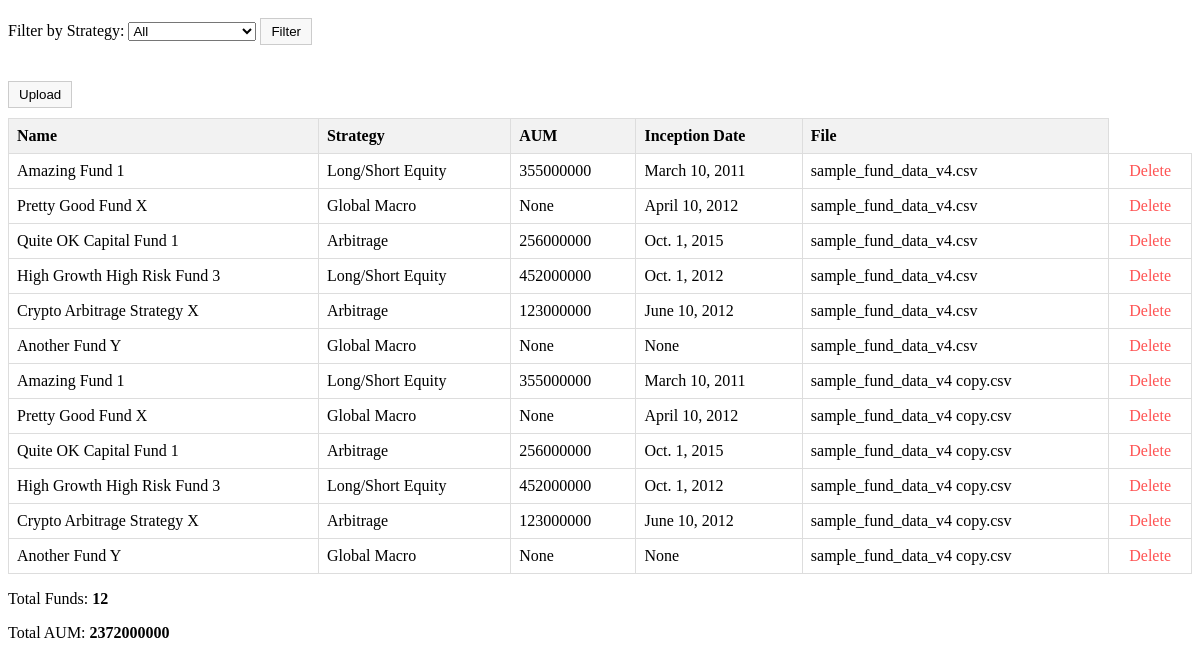
The page / on the database its author committed.
### funds/models.py (models this page shows, shortened)
class Fund(models.Model):
    id = models.UUIDField(primary_key=True, default=uuid.uuid4, editable=False)
    name = models.CharField(max_length=255)
    strategy = models.CharField(max_length=100)
    aum = models.DecimalField(max_digits=20, decimal_places=0, null=True, blank=True)
    inception_date = models.DateField(null=True, blank=True)
    file_name = models.CharField(max_length=255, null=True, blank=True)
    @classmethod
    def total_aum(cls, strategy=None):
        funds = cls.objects.all()
        if strategy:
            funds = funds.filter(strategy=strategy)
        return funds.aggregate(total=Sum('aum'))['total'] or 0

### funds/views.py (the view)
# urls.py: path('', fund_list, name='fund-list'),
@log_execution_time
def fund_list(request):
    try:
        strategy_filter = request.GET.get("strategy")
        funds = Fund.objects.all()
        if strategy_filter:
            funds = funds.filter(strategy=strategy_filter)
        total_aum = Fund.total_aum(strategy_filter)
        total_funds = funds.count()
        unique_strategies = Fund.objects.values_list("strategy", flat=True).distinct()
        return render(request, "fund_list.html", {
            "funds": funds,
            "total_aum": total_aum,
            "total_funds": total_funds,
            "strategies": unique_strategies,
        })
    except Fund.DoesNotExist:
        return HttpResponseNotFound("Funds not found for the given strategy.")
    except Exception as e:
        messages.error(request, f"An error occurred while fetching funds: {str(e)}")
        return HttpResponseServerError("An error occurred while processing your request.")

### funds/utils/utils.py (called while the page is built)
def log_execution_time(func):
    @wraps(func)
    def wrapper(*args, **kwargs):
        start_time = time.time()
        response = func(*args, **kwargs)
        elapsed_time = time.time() - start_time
        if len(args) > 1:
            request = args[1]
        else:
            request = args[0]
        logger.info(f"⏳ {func.__name__}: {request.method} {request.path} took {elapsed_time:.4f} seconds")
        return response
    return wrapper

### templates/fund_list.html (shortened to what this page needs)
<form method="get">
  <label for="strategy">Filter by Strategy:</label>
  <select name="strategy" id="strategy">
    <option value="">All</option>
  </select>
  <button type="submit">Filter</button>
</form>
<button type="button" onclick="window.location.href='{% url 'upload-funds' %}';">Upload</button>
<table>
  <tr>
    <th>Name</th>
    <th>Strategy</th>
    <th>AUM</th>
    <th>Inception Date</th>
    <th>File</th>
  </tr>
  {% for fund in funds %}
  <tr>
    <td>{{ fund.name }}</td>
    <td>{{ fund.strategy }}</td>
    <td>{{ fund.aum }}</td>
    <td>{{ fund.inception_date }}</td>
    <td>{{ fund.file_name }}</td>
    <td>
      <a href="{% url 'delete-fund' fund.id %}" onclick="return confirm('Are you sure you want to delete this fund?');">
        Delete
      </a>
    </td>
  </tr>
  {% endfor %}
</table>
<p>Total Funds: <strong>{{ total_funds }}</strong></p>
<p>Total AUM: <strong>{{ total_aum }}</strong></p>

### templates/fund_list.html (style rules this page uses)
table { width: 100%; border-collapse: collapse; }
th, td { border: 1px solid #ddd; padding: 8px; text-align: left; white-space: nowrap; }
th { background-color: #f2f2f2; }
td:last-child { text-align: center; }
a { text-decoration: none; color: rgba(255, 62, 62, 0.894); }
button { margin: 10px 0; padding: 5px 10px; border: 1px solid #ccc; background-color: #f8f8f8; cursor: pointer; }

### rows shown on the page
Fund: name "Amazing Fund 1", strategy "Long/Short Equity", aum "355000000", inception_date "March 10, 2011", file_name "sample_fund_data_v4.csv"
Fund: name "Pretty Good Fund X", strategy "Global Macro", aum "None", inception_date "April 10, 2012", file_name "sample_fund_data_v4.csv"
Fund: name "Quite OK Capital Fund 1", strategy "Arbitrage", aum "256000000", inception_date "Oct. 1, 2015", file_name "sample_fund_data_v4.csv"
Fund: name "High Growth High Risk Fund 3", strategy "Long/Short Equity", aum "452000000", inception_date "Oct. 1, 2012", file_name "sample_fund_data_v4.csv"
Fund: name "Crypto Arbitrage Strategy X", strategy "Arbitrage", aum "123000000", inception_date "June 10, 2012", file_name "sample_fund_data_v4.csv"
Fund: name "Another Fund Y", strategy "Global Macro", aum "None", inception_date "None", file_name "sample_fund_data_v4.csv"
Fund: name "Amazing Fund 1", strategy "Long/Short Equity", aum "355000000", inception_date "March 10, 2011", file_name "sample_fund_data_v4 copy.csv"
Fund: name "Pretty Good Fund X", strategy "Global Macro", aum "None", inception_date "April 10, 2012", file_name "sample_fund_data_v4 copy.csv"
Fund: name "Quite OK Capital Fund 1", strategy "Arbitrage", aum "256000000", inception_date "Oct. 1, 2015", file_name "sample_fund_data_v4 copy.csv"
Fund: name "High Growth High Risk Fund 3", strategy "Long/Short Equity", aum "452000000", inception_date "Oct. 1, 2012", file_name "sample_fund_data_v4 copy.csv"
Fund: name "Crypto Arbitrage Strategy X", strategy "Arbitrage", aum "123000000", inception_date "June 10, 2012", file_name "sample_fund_data_v4 copy.csv"
Fund: name "Another Fund Y", strategy "Global Macro", aum "None", inception_date "None", file_name "sample_fund_data_v4 copy.csv"

### other values the page prints
{{ total_funds }} "12"
{{ total_aum }} "2372000000"
